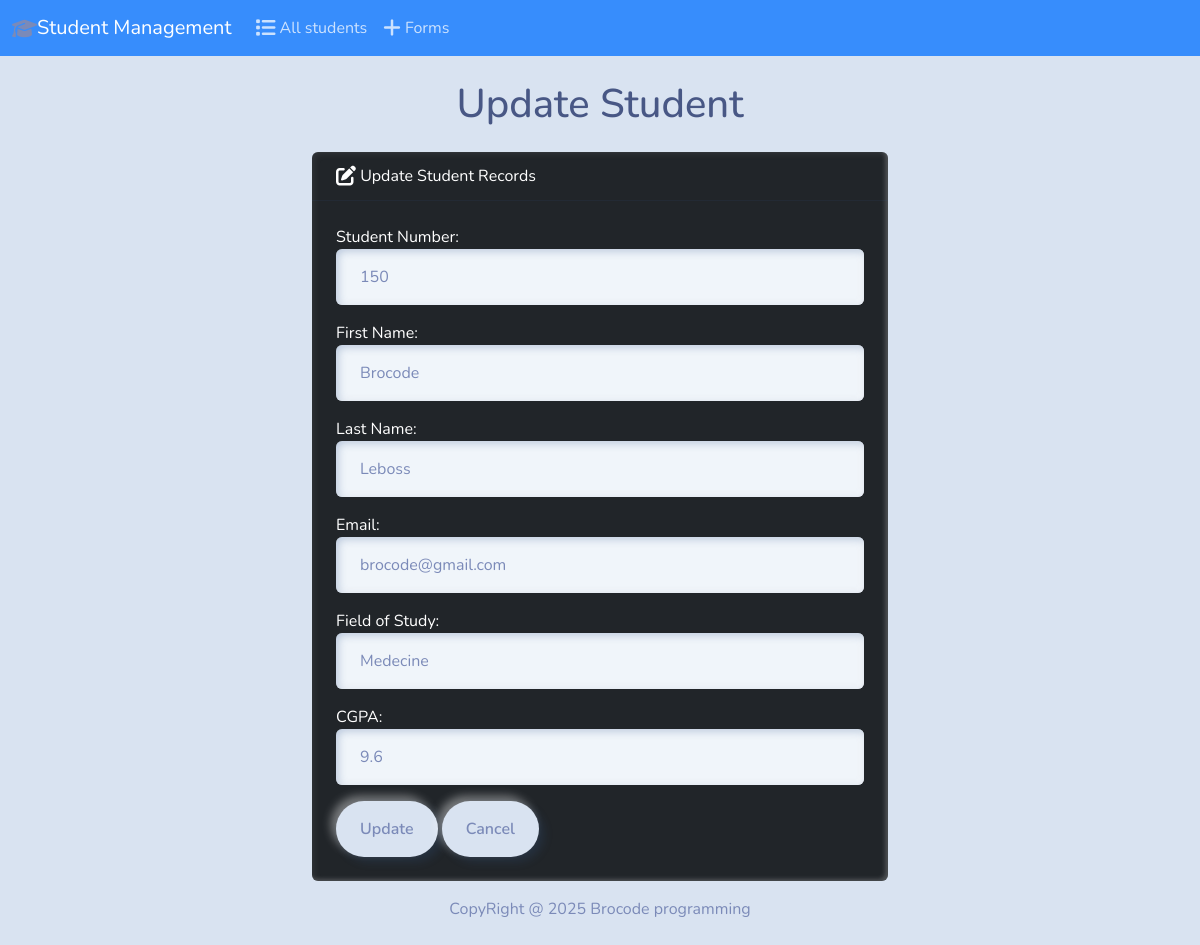
The page /edit/5/ on the database its author committed.
### manager/models.py (models this page shows, shortened)
class Students(models.Model):
    student_number = models.PositiveIntegerField()
    first_name = models.CharField(max_length=50)
    last_name = models.CharField(max_length=50)
    email = models.EmailField()
    field_of_study = models.CharField(max_length=50)
    cgpa = models.FloatField()

### manager/views.py (the view)
# urls.py: path('edit/<int:id>/',views.Edit_details, name='edit_student'),
def Edit_details(request, id):
    if request.method == 'POST':
        student = Students.objects.get(pk = id)
        form = StudentsForm(request.POST, instance=student)
        if form.is_valid():
            form.save()
            return render(request, "students/Edit.html",{
                'form': form,
                'success': True
            })
    else:
        student = Students.objects.get(pk = id)
        form = StudentsForm(instance=student)
    return render(request, 'students/Edit.html',{
        'form':form
    })

### manager/forms.py
class StudentsForm(forms.ModelForm):
    class Meta:
        model = Students
        fields = '__all__'
        labels = {
            'student_number':'Student Number',
            'first_name': 'First Name',
            'last_name': 'Last Name',
            'email': 'Email',
            'field_of_study': 'Field of Study',
            'cgpa': 'CGPA'
        }
        widgets = {
            'student_number': forms.NumberInput(attrs={'class':'form-control'}),
            'first_name': forms.TextInput(attrs={'class':'form-control'}),
            'last_name': forms.TextInput(attrs={'class':'form-control'}),
            'email': forms.EmailInput(attrs={'class':'form-control'}),
            'field_of_study': forms.TextInput(attrs={'class':'form-control'}),
            'cgpa': forms.NumberInput(attrs={'class':'form-control'})
        }

### manager/templates/students/Edit.html (shortened to what this page needs)
{% extends "students/base.html" %}
{% block body %}
<div id="">
    <h1 class="m-4 text-center">Update Student</h1>
    {% if success %}
    <div class="alert alert-success" role="alert">
     The student updated successfull
     <a href="{% url "index" %}" class="alert-link">
         Go to the Home Page
     </a>
    </div>
    {% else %}
    <div class="row justify-content-center">
        <div class="col-6">
            <div class="card text-white bg-dark mb-3">
                <div class="card-header">
                    <i class="fa-solid fa-pen-to-square fa-lg"></i>
                    Update Student Records
                </div>
                <div class="card-body">
                  <form action="" method="POST">
                    {{ form.as_p }}
                    <button type="submit" class="btn btn-primary">Update</button>
                    <a href="{% url "index" %}" class="btn btn-secondary">Cancel</a>
                  </form>
                </div>
              </div>
        </div>
    </div>
    {% endif %}
</div>
{% endblock body %}

### rows shown on the page
Students: student_number "150", first_name "Brocode", last_name "Leboss", email "brocode@gmail.com", field_of_study "Medecine", cgpa "9.6"
